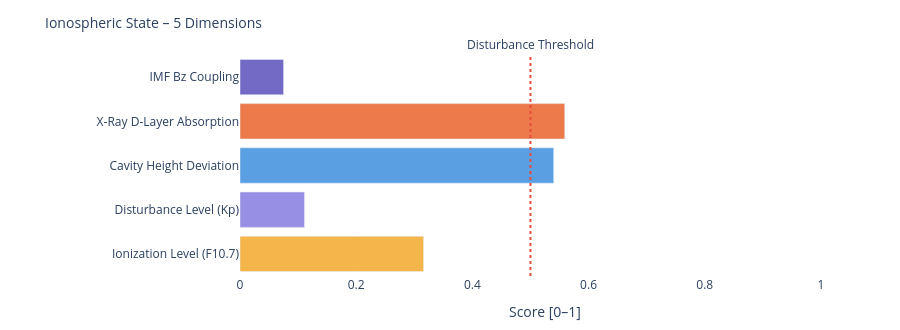

Notebook code cell kept with this figure:
### Markdown cell above
---
### 📐 Systemic Insight: Geometric Cavity vs. Real Schumann Resonance

**Relevant for:** Layer 6 = delta analysis &nbsp;|&nbsp; Layer 7 = feature vector / system interpretation

A cavity height change from 80 km to 70 km shifts the **idealized geometric frequencies** only minimally:

| Modus | Aktuell | Referenz | Δ |
|-------|---------|----------|---|
| SR-1 | 10.4762 Hz | 10.4599 Hz | +16 mHz |
| SR-2 | 18.1452 Hz | 18.1171 Hz | +28 mHz |
| SR-3 | 25.6612 Hz | 25.6215 Hz | +40 mHz |
| SR-4 | 33.1285 Hz | 33.0772 Hz | +51 mHz |

The geometric effect is limited because 10 km is very small compared to Earth's radius (~6371 km).

**Consequence:** Real Schumann deviations are likely driven more strongly by **conductivity, damping, day/night structure, lightning distribution and source geometry** than by pure cavity height.

---

**Layer 6 compares:**
```
geometric Δ from Layer 4  vs.  observed Δ from real Schumann measurement data
```

**Layer 7 Feature:**
```
If real Δ >> geometric Δ  →  non-geometric factors dominant
```

### Code cell
# ============================================================
# IONOSPHERIC STATE – Summary gauge
# Five dimensions: ionization, disturbance, cavity height, X-Ray, Bz coupling
# ============================================================

def norm(v, lo, hi):
    if v is None: return None
    return round(max(0.0, min(1.0, (v - lo) / (hi - lo))), 3)

# Ionization level (F10.7 → F2-Layer)
ioniz = norm(f107_val, 60, 250)

# Disturbance level (Kp → E/F-Layer irregularities)
disturb = norm(kp_val, 0, 9)

# Cavity height deviation from reference (80 km)
h_dev = norm(abs(h_eff - 80), 0, 20)

# X-Ray ionization (D-Layer absorption)
xray_ioniz = None
if xray_now is not None:
    xray_ioniz = norm(math.log10(max(xray_now, 1e-9)) + 9, 0, 5)

# Bz coupling (southward Bz → stronger magnetosphere-ionosphere coupling)
bz_coupling = norm(-(bz_now or 0), -5, 30) if bz_now is not None else None

dims = [
    ('Ionization Level (F10.7)',    ioniz,      '#F2A623'),
    ('Disturbance Level (Kp)',      disturb,    '#7F77DD'),
    ('Cavity Height Deviation',     h_dev,      '#378ADD'),
    ('X-Ray D-Layer Absorption',    xray_ioniz, '#E85D24'),
    ('IMF Bz Coupling',             bz_coupling,'#534AB7'),
]

fig = go.Figure()
for name, val, col in dims:
    if val is not None:
        h = int(val * 20)
        bar = '█' * h + '░' * (20 - h)
        label = f'{name}:  {bar}  {val:.3f}'
    else:
        label = f'{name}:  {"─" * 20}  n/a'
    fig.add_trace(go.Bar(
        x=[val if val is not None else 0],
        y=[name],
        orientation='h',
        marker_color=col, opacity=0.82,
        showlegend=False
    ))

fig.add_vline(x=0.5, line_dash='dot', line_color='#e74c3c',
              annotation_text='Disturbance Threshold', annotation_position='top')
fig.update_layout(
    title=dict(text='Ionospheric State – 5 Dimensions', font=dict(size=14)),
    xaxis=dict(title='Score [0–1]', range=[0, 1.05]),
    height=330, plot_bgcolor='rgba(0,0,0,0)', paper_bgcolor='rgba(0,0,0,0)',
    margin=dict(l=240, r=50, t=55, b=40)
)
fig.show()

print(f'\nIonospheric state:')
for name, val, _ in dims:
    print(f'  {name:<35} {val:.3f}' if val is not None else f'  {name:<35} n/a')

### Figure 1 — Plotly figure (JSON) as saved in the notebook; plotly's stock layout.template omitted (floating-point values rounded to 4 significant figures)
{"data": [{"marker": {"color": "#F2A623"}, "opacity": 0.82, "orientation": "h", "showlegend": false, "type": "bar", "x": [0.316], "y": ["Ionization Level (F10.7)"]}, {"marker": {"color": "#7F77DD"}, "opacity": 0.82, "orientation": "h", "showlegend": false, "type": "bar", "x": [0.111], "y": ["Disturbance Level (Kp)"]}, {"marker": {"color": "#378ADD"}, "opacity": 0.82, "orientation": "h", "showlegend": false, "type": "bar", "x": [0.54], "y": ["Cavity Height Deviation"]}, {"marker": {"color": "#E85D24"}, "opacity": 0.82, "orientation": "h", "showlegend": false, "type": "bar", "x": [0.559], "y": ["X-Ray D-Layer Absorption"]}, {"marker": {"color": "#534AB7"}, "opacity": 0.82, "orientation": "h", "showlegend": false, "type": "bar", "x": [0.075], "y": ["IMF Bz Coupling"]}], "layout": {"annotations": [{"showarrow": false, "text": "Disturbance Threshold", "x": 0.5, "xanchor": "center", "xref": "x", "y": 1, "yanchor": "bottom", "yref": "y domain"}], "height": 330, "margin": {"b": 40, "l": 240, "r": 50, "t": 55}, "paper_bgcolor": "rgba(0,0,0,0)", "plot_bgcolor": "rgba(0,0,0,0)", "shapes": [{"line": {"color": "#e74c3c", "dash": "dot"}, "type": "line", "x0": 0.5, "x1": 0.5, "xref": "x", "y0": 0, "y1": 1, "yref": "y domain"}], "title": {"font": {"size": 14}, "text": "Ionospheric State – 5 Dimensions"}, "xaxis": {"range": [0, 1.05], "title": {"text": "Score [0–1]"}}}}
